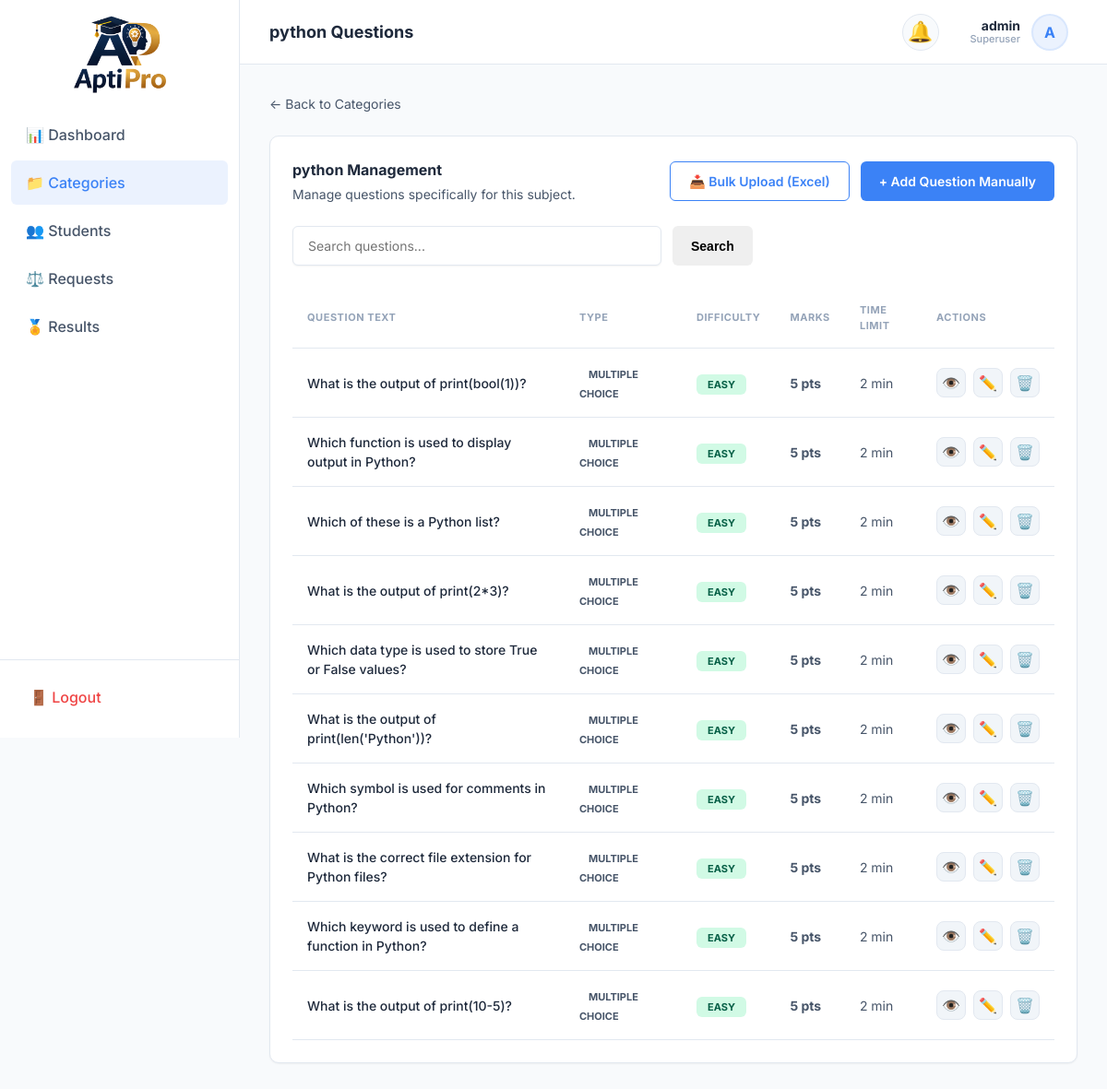
/admin-panel/categories/30/ (signed in), run on the app's committed database.
### exams/models.py (models this page shows, shortened)
class Category(models.Model):
    name = models.CharField(
        max_length=100,
        unique=True,
        db_index=True,
        help_text='Name of the exam category.'
    )
    description = models.TextField(
        blank=True,
        help_text='Brief overview of what this category covers.'
    )
    created_at = models.DateTimeField(auto_now_add=True, db_index=True)
    is_active = models.BooleanField(
        default=True,
        db_index=True,
        help_text='Whether this category is visible to students.'
    )
    class Meta:
        verbose_name = 'Category'
        verbose_name_plural = 'Categories'
        ordering = ['name']
        indexes = [
            models.Index(fields=['name'], name='idx_cat_name'),
            models.Index(fields=['-created_at'], name='idx_cat_created'),
        ]

class CustomUser(AbstractUser):
    class Role(models.TextChoices):
        STUDENT = 'Student', 'Student'
        ADMIN = 'Admin', 'Admin'
    role = models.CharField(
        max_length=10,
        choices=Role.choices,
        default=Role.STUDENT,
        db_index=True,
        help_text='Determines UI experience. Admin dashboard requires is_superuser.',
    )
    whatsapp_number = models.CharField(
        max_length=15,
        blank=True,
        validators=[
            RegexValidator(
                regex=r'^\+?1?\d{9,15}$',
                message='WhatsApp number must be 9-15 digits, optionally starting with +.',
            )
        ],
        help_text='WhatsApp number for direct contact.',
    )
    phone_number = models.CharField(
        max_length=15,
        blank=True,
        validators=[
            RegexValidator(
                regex=r'^\+?1?\d{9,15}$',
                message='Phone number must be 9-15 digits, optionally starting with +.',
            )
        ],
        help_text='Primary contact number.',
    )
    profile_photo = models.ImageField(
        upload_to='profile_photos/%Y/%m/',
        blank=True,
        null=True,
        help_text='Student profile picture.',
    )
    date_of_birth = models.DateField(
        blank=True,
        null=True,
        help_text='Student date of birth.',
    )
    address = models.TextField(
        blank=True,
        help_text='Full postal address.',
    )
    institution = models.CharField(
        max_length=200,
        blank=True,
        help_text='School / college / university name.',
    )
    @property
    def name(self):
        if self.first_name and self.last_name:
            return f"{self.first_name} {self.last_name}"
        return self.first_name or self.username
    class Meta:
        verbose_name = 'User'
        verbose_name_plural = 'Users'
        ordering = ['-date_joined']
        indexes = [
            models.Index(fields=['role'], name='idx_user_role'),
            models.Index(fields=['-date_joined'], name='idx_user_joined'),
            models.Index(fields=['email'], name='idx_user_email'),
        ]

class Question(models.Model):
    class Difficulty(models.TextChoices):
        EASY = 'Easy', 'Easy'
        MEDIUM = 'Medium', 'Medium'
        HARD = 'Hard', 'Hard'
    class QuestionType(models.TextChoices):
        MCQ = 'MCQ', 'Multiple Choice'
        SHORT_ANSWER = 'Short Answer', 'Short Answer'
        ESSAY = 'Essay', 'Essay'
        TRUE_FALSE = 'True/False', 'True / False'
    objects = QuestionManager()
    id = models.UUIDField(
        primary_key=True,
        default=uuid.uuid4,
        editable=False,
        help_text='Unique question identifier.',
    )
    category = models.ForeignKey(
        'Category',
        on_delete=models.CASCADE,
        related_name='questions',
        db_index=True,
        null=True, # For existing records during migration
        help_text='Linked category for this question.'
    )
    difficulty = models.CharField(
        max_length=10,
        choices=Difficulty.choices,
        default=Difficulty.MEDIUM,
        db_index=True,
        help_text='Difficulty tier for balanced paper generation.',
    )
    question_type = models.CharField(
        max_length=20,
        choices=QuestionType.choices,
        default=QuestionType.MCQ,
        db_index=True,
        help_text='Determines answer input format on the student interface.',
    )
    question_text = models.TextField(
        help_text='Full question statement displayed to the student.',
    )
    option_a = models.CharField(max_length=500, blank=True, help_text='Option A (MCQ / True-False).')
    option_b = models.CharField(max_length=500, blank=True, help_text='Option B (MCQ / True-False).')
    option_c = models.CharField(max_length=500, blank=True, help_text='Option C (MCQ).')
    option_d = models.CharField(max_length=500, blank=True, help_text='Option D (MCQ).')
    correct_answer = models.CharField(
        max_length=500,
        help_text='The correct answer. For MCQ, store the option letter (A/B/C/D).',
    )
    marks = models.PositiveIntegerField(
        default=1,
        validators=[MinValueValidator(1), MaxValueValidator(100)],
        help_text='Marks awarded for a correct answer (1-100).',
    )
    time_limit_minutes = models.PositiveIntegerField(
        default=2,
        validators=[MinValueValidator(1), MaxValueValidator(120)],
        help_text='Per-question time limit in minutes (1-120).',
    )
    created_by = models.ForeignKey(
        settings.AUTH_USER_MODEL,
        on_delete=models.SET_NULL,
        null=True,
        blank=True,
        related_name='created_questions',
        help_text='Admin who created or imported this question.',
    )
    created_at = models.DateTimeField(auto_now_add=True, db_index=True)
    updated_at = models.DateTimeField(auto_now=True)
    is_active = models.BooleanField(
        default=True,
        db_index=True,
        help_text='Soft-delete flag. Inactive questions are excluded from paper generation.',
    )
    objects = QuestionManager()
    class Meta:
        verbose_name = 'Question'
        verbose_name_plural = 'Questions'
        ordering = ['-created_at']
        indexes = [
            models.Index(fields=['category', 'difficulty'], name='idx_q_cat_diff'),
            models.Index(fields=['category', 'difficulty', 'is_active'], name='idx_q_cat_diff_active'),
            models.Index(fields=['question_type', 'is_active'], name='idx_q_type_active'),
            models.Index(fields=['-created_at'], name='idx_q_created'),
        ]

### exams/views.py (the view)
# urls.py: path('admin-panel/categories/<int:pk>/', views.AdminCategoryDetailView.as_view(), name='admin_category_detail'),
class AdminCategoryDetailView(SuperuserRequiredMixin, ListView):
    template_name = 'exams/admin/category_detail.html'
    context_object_name = 'questions'
    paginate_by = 25
    def get_queryset(self):
        self.category = get_object_or_404(Category, pk=self.kwargs['pk'])
        qs = Question.objects.filter(category=self.category, is_active=True).order_by('-created_at')
        search = self.request.GET.get('search', '').strip()
        if search:
            qs = qs.filter(question_text__icontains=search)
        return qs
    def get_context_data(self, **kwargs):
        ctx = super().get_context_data(**kwargs)
        ctx['category'] = self.category
        ctx['search'] = self.request.GET.get('search', '')
        return ctx

### exams/mixins.py (called while the page is built)
    def test_func(self):
        return self.request.user.is_superuser

### templates/exams/admin/category_detail.html (shortened to what this page needs)
{% extends 'base.html' %}
{% load static %}
{% block page_title %}{{ category.name }} Questions{% endblock %}
{% block content %}
<div style="margin-bottom: 24px;">
  <a href="{% url 'admin_categories' %}" style="text-decoration: none; color: var(--text-secondary); font-size: 14px; display: flex; align-items: center; gap: 4px;">
    ← Back to Categories
  </a>
</div>
<div class="card">
  <div style="display: flex; align-items: center; justify-content: space-between; margin-bottom: 24px; flex-wrap: wrap; gap: 16px;">
    <div>
      <div class="card-title" style="margin-bottom: 4px;">{{ category.name }} Management</div>
      <p style="font-size: 14px; color: var(--text-secondary);">Manage questions specifically for this subject.</p>
    </div>
    <div style="display: flex; gap: 12px;">
      <a href="{% url 'admin_import_questions_to_category' category.id %}" class="btn btn-outline" style="border-color: var(--accent-primary); color: var(--accent-primary);">
        📥 Bulk Upload (Excel)
      </a>
      <a href="{% url 'admin_add_question_to_category' category.id %}" class="btn btn-primary">
        + Add Question Manually
      </a>
    </div>
  </div>
  <form method="GET" style="margin-bottom: 24px; display: flex; gap: 12px;">
    <input type="text" name="search" value="{{ search }}" placeholder="Search questions..." class="form-input" style="max-width: 400px; flex: 1;">
    <button type="submit" class="btn btn-secondary">Search</button>
  </form>
  <div class="table-container">
    <table class="data-table">
      <thead>
        <tr>
          <th>Question Text</th>
          <th>Type</th>
          <th>Difficulty</th>
          <th>Marks</th>
          <th>Time Limit</th>
          <th>Actions</th>
        </tr>
      </thead>
      <tbody>
        {% for question in questions %}
          <tr>
            <td style="max-width: 400px;">
              <div style="font-weight: 500; color: var(--text-primary);">
                {{ question.question_text|truncatechars:100 }}
              </div>
            </td>
            <td><span class="badge badge-info">{{ question.get_question_type_display }}</span></td>
            <td>
              <span class="difficulty-badge {% if question.difficulty == 'Easy' %}easy{% elif question.difficulty == 'Medium' %}medium{% else %}hard{% endif %}">
                {{ question.difficulty }}
              </span>
            </td>
            <td style="font-weight: 700;">{{ question.marks }} pts</td>
            <td>{{ question.time_limit_minutes }} min</td>
            <td>
              <div style="display: flex; gap: 8px;">
                <a href="{% url 'admin_view_question' question.pk %}" class="btn-action btn-view" title="View Question">👁️</a>
                <a href="{% url 'admin_edit_question' question.pk %}" class="btn-action btn-edit" title="Edit Question">✏️</a>
                <form action="{% url 'admin_delete_question' question.pk %}" method="POST"
                      onsubmit="confirmAction({event: event, title: 'Remove Question?', text: 'Are you sure you want to remove this question from this category?', confirmButtonText: 'Yes, Remove', callback: () => this.submit()});">
                  <button type="submit" class="btn-action btn-delete" title="Delete Question">🗑️</button>
                </form>
              </div>
            </td>
          </tr>
        {% empty %}
          <tr>
            <td colspan="6" style="text-align: center; color: var(--text-muted); padding: 48px;">
              No questions found for this category.
            </td>
          </tr>
        {% endfor %}
      </tbody>
    </table>
  </div>
</div>
{% endblock %}

### templates/base.html (shortened to what this page needs)
{% load static %}
<!DOCTYPE html>
<html lang="en">
<head>
  <link rel="stylesheet" href="{% static 'css/style.css' %}">
</head>
<body class="{% block body_class %}{% endblock %}">
  <div class="app-container">
    {% if user.is_authenticated %}
    <div class="sidebar" id="sidebar">
      <div class="brand" style="display: flex; justify-content: center; margin-top: -3.5rem;margin-bottom: -4rem;">
        <img src="{% static 'images/logo.png' %}" alt="Aptipro Logo"
          style="height: 150px; width: 200px; object-fit: contain;">
      </div>
      <nav class="sidebar-nav">
        {% if user.is_superuser %}
        <a href="{% url 'admin_dashboard' %}"
          class="nav-link {% if request.resolver_match.url_name == 'admin_dashboard' %}active{% endif %}">📊
          Dashboard</a>
        <a href="{% url 'admin_categories' %}"
          class="nav-link {% if 'category' in request.resolver_match.url_name %}active{% endif %}">📁 Categories</a>
        <a href="{% url 'admin_students' %}"
          class="nav-link {% if 'student' in request.resolver_match.url_name %}active{% endif %}">👥 Students</a>
        <a href="{% url 'admin_exam_requests' %}"
          class="nav-link {% if 'request' in request.resolver_match.url_name %}active{% endif %}">⚖️ Requests</a>
        <a href="{% url 'admin_results' %}"
          class="nav-link {% if 'result' in request.resolver_match.url_name %}active{% endif %}">🏅 Results</a>
        {% endif %}
      </nav>
      <div style="padding: 16px; border-top: 1px solid var(--border-color);">
        <a href="{% url 'logout' %}" class="nav-link" style="color: var(--accent-danger);">🚪 Logout</a>
      </div>
    </div>
    {% endif %}
    <div class="main-content">
      {% if user.is_authenticated %}
      <header class="header">
        <h1 style="font-size: 18px; font-weight: 700; color: var(--text-primary);">
          {% block page_title %}Dashboard{% endblock %}
        </h1>
        <div class="header-actions">
          <div class="notification-container" id="notifContainer">
            <div class="notification-bell" onclick="toggleNotifDropdown(event)">
              🔔 {% if unread_count > 0 %}<span class="notification-badge" id="notifBadge"></span>{% endif %}
            </div>
          </div>
          <div class="user-meta" id="userMenuTrigger" onclick="toggleUserDropdown(event)">
            <div class="user-profile-trigger">
              <div class="user-info-text">
                <span class="user-name">{{ user.name|default:user.username }}</span>
                <span class="user-role">{{ user.get_role_display }}</span>
              </div>
              {% if user.profile_photo %}
              <img src="{{ user.profile_photo.url }}" alt="Profile" class="profile-circle">
              {% else %}
              <div class="profile-placeholder">{{ user.username.0|upper }}</div>
              {% endif %}
            </div>
          </div>
        </div>
      </header>
      {% endif %}
      <main class="content-body">
        {% block content %}{% endblock %}
      </main>
    </div>
  </div>
</body>
</html>

### data on the page
Category: name "python"
CustomUser: name "admin", role "Superuser", username.0 "A"
Question: question_text "What is the output of print(bool(1))?", question_type "MULTIPLE CHOICE", difficulty "EASY", marks "5", time_limit_minutes "2"
Question: question_text "Which function is used to display output in Python?", question_type "MULTIPLE CHOICE", difficulty "EASY", marks "5", time_limit_minutes "2"
Question: question_text "Which of these is a Python list?", question_type "MULTIPLE CHOICE", difficulty "EASY", marks "5", time_limit_minutes "2"
Question: question_text "What is the output of print(2*3)?", question_type "MULTIPLE CHOICE", difficulty "EASY", marks "5", time_limit_minutes "2"
Question: question_text "Which data type is used to store True or False values?", question_type "MULTIPLE CHOICE", difficulty "EASY", marks "5", time_limit_minutes "2"
Question: question_text "What is the output of print(len('Python'))?", question_type "MULTIPLE CHOICE", difficulty "EASY", marks "5", time_limit_minutes "2"
Question: question_text "Which symbol is used for comments in Python?", question_type "MULTIPLE CHOICE", difficulty "EASY", marks "5", time_limit_minutes "2"
Question: question_text "What is the correct file extension for Python files?", question_type "MULTIPLE CHOICE", difficulty "EASY", marks "5", time_limit_minutes "2"
Question: question_text "Which keyword is used to define a function in Python?", question_type "MULTIPLE CHOICE", difficulty "EASY", marks "5", time_limit_minutes "2"
Question: question_text "What is the output of print(10-5)?", question_type "MULTIPLE CHOICE", difficulty "EASY", marks "5", time_limit_minutes "2"
